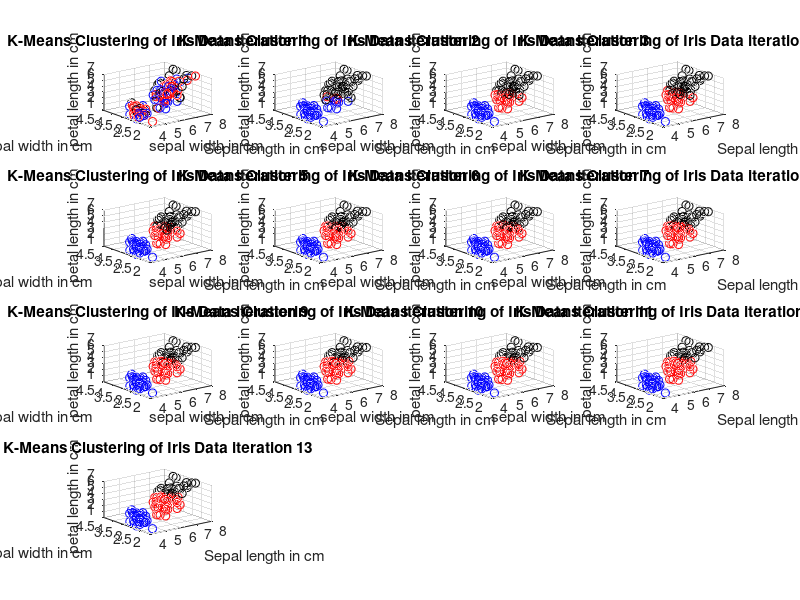
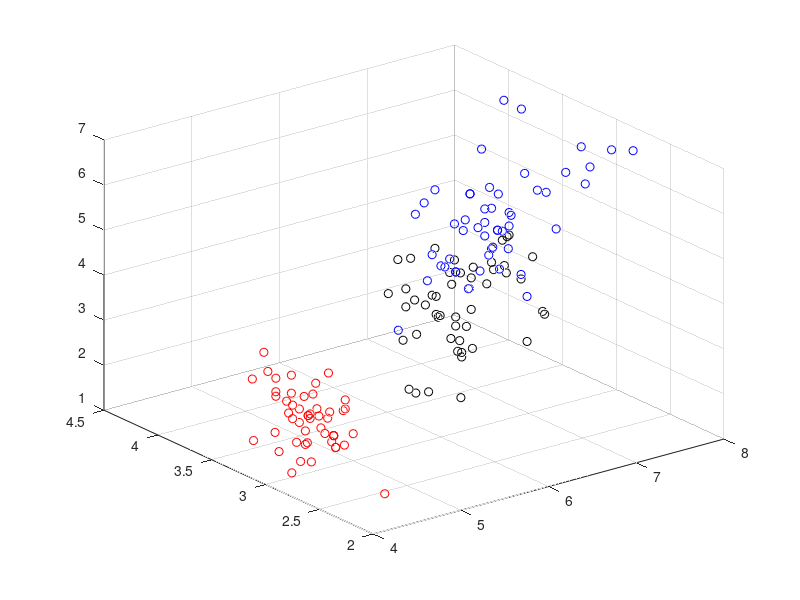

Here is the MATLAB script that generated these plots, in order:
load('IrisDataAnnotated.mat');

%Intialize k and t and dQ the change in coherence.  will compare t with dQ
k=3;
t=0.00001;
dq=10; old_q=10;
time=1;

%Give random initial partitioning by drawing from array A with #1-150
A=randperm(length([1:150]));
r1=randi([40 60],1); r2=randi([40 60],1);
I_1=A(1:r1);
I_2=A(r1+1:r1+r2);
I_3=A(r1+r2+1:150);

figure
subplot(4,4,time)
scatter3(X(1,I_1),X(2,I_1),X(3,I_1),'r');
hold on
scatter3(X(1,I_2),X(2,I_2),X(3,I_2),'b');
hold on
scatter3(X(1,I_3),X(2,I_3),X(3,I_3),'k');
hold off
title(['K-Means Clustering of Iris Data iteration ' num2str(time)])
xlabel('Sepal length in cm')
ylabel('sepal width in cm')
zlabel('petal length in cm')
pause(1);

dist=zeros(3,150);  

while dq>t
    time=time+1;
    %calculate each cluster's centroid
    c1=sum(X(:,I_1),2)/size(I_1,2);
    c2=sum(X(:,I_2),2)/size(I_2,2);
    c3=sum(X(:,I_3),2)/size(I_3,2);
    
    for ind=1:150
        %calculate distance of each point to each centroid
        dist(:,ind)=[ sqrt(sum((X(:,ind)-c1).^2)) sqrt(sum((X(:,ind)-c2).^2)) sqrt(sum((X(:,ind)-c3).^2))]';
    end
    [m,i]=min(dist);

    
    %assign each data point to cluster with centroid its closest to
    I_1=find(i==1);
    I_2=find(i==2);
    I_3=find(i==3);

    new_q=sum(m);
    dq=abs(new_q-old_q);
    old_q=new_q;

    subplot(4,4,time)
    scatter3(X(1,I_1),X(2,I_1),X(3,I_1),'r');
    hold on
    scatter3(X(1,I_2),X(2,I_2),X(3,I_2),'b');
    hold on
    scatter3(X(1,I_3),X(2,I_3),X(3,I_3),'k');
    hold off
    title(['K-Means Clustering of Iris Data iteration ' num2str(time)])
    xlabel('Sepal length in cm')
    ylabel('sepal width in cm')
    zlabel('petal length in cm')
    pause(1);
end


class=zeros(3,3);
for i=1:size(I_1,2)
    if I(I_1(i))==1
        class(1,1)=class(1,1)+1;
    elseif I(I_1(i))==2
        class(1,2)=class(1,2)+1;
    else
        class(1,3)=class(1,3)+1;
    end
end

for i=1:size(I_2,2)
    if I(I_2(i))==1
        class(2,1)=class(2,1)+1;
    elseif I(I_2(i))==2
        class(2,2)=class(2,2)+1;
    else
        class(2,3)=class(2,3)+1;
    end
end

for i=1:size(I_3,2)
    if I(I_3(i))==1
        class(3,1)=class(3,1)+1;
    elseif I(I_3(i))==2
        class(3,2)=class(3,2)+1;
    else
        class(3,3)=class(3,3)+1;
    end
end


[a,b]=max(class')
setosa=class(find(b==1),:);
versacolor=class(find(b==2),:);
virginica=class(find(b==3),:);




figure(2)
scatter3(X(1,find(I==1)),X(2,find(I==1)),X(3,find(I==1)),'r');
hold on
scatter3(X(1,find(I==2)),X(2,find(I==2)),X(3,find(I==2)),'b');
hold on
scatter3(X(1,find(I==3)),X(2,find(I==3)),X(3,find(I==3)),'k');
hold off
pause(1);
